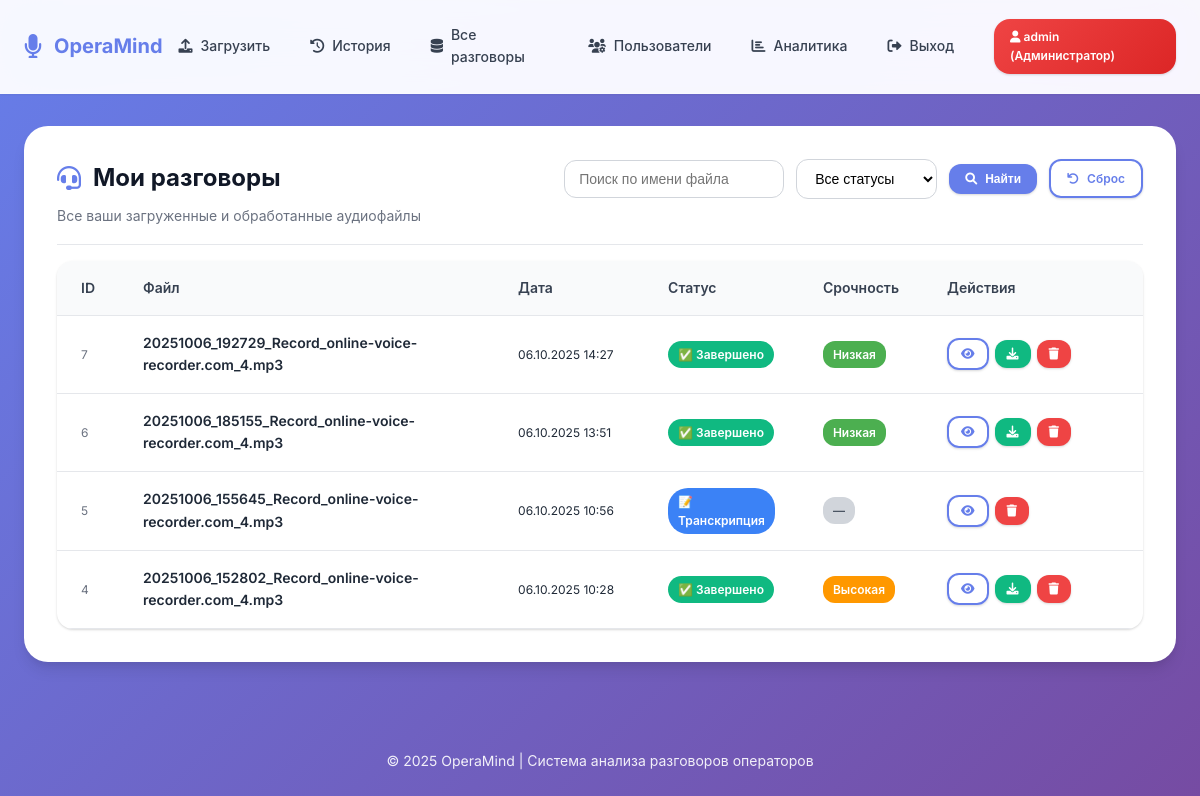
The app's page /history (signed in), older data.
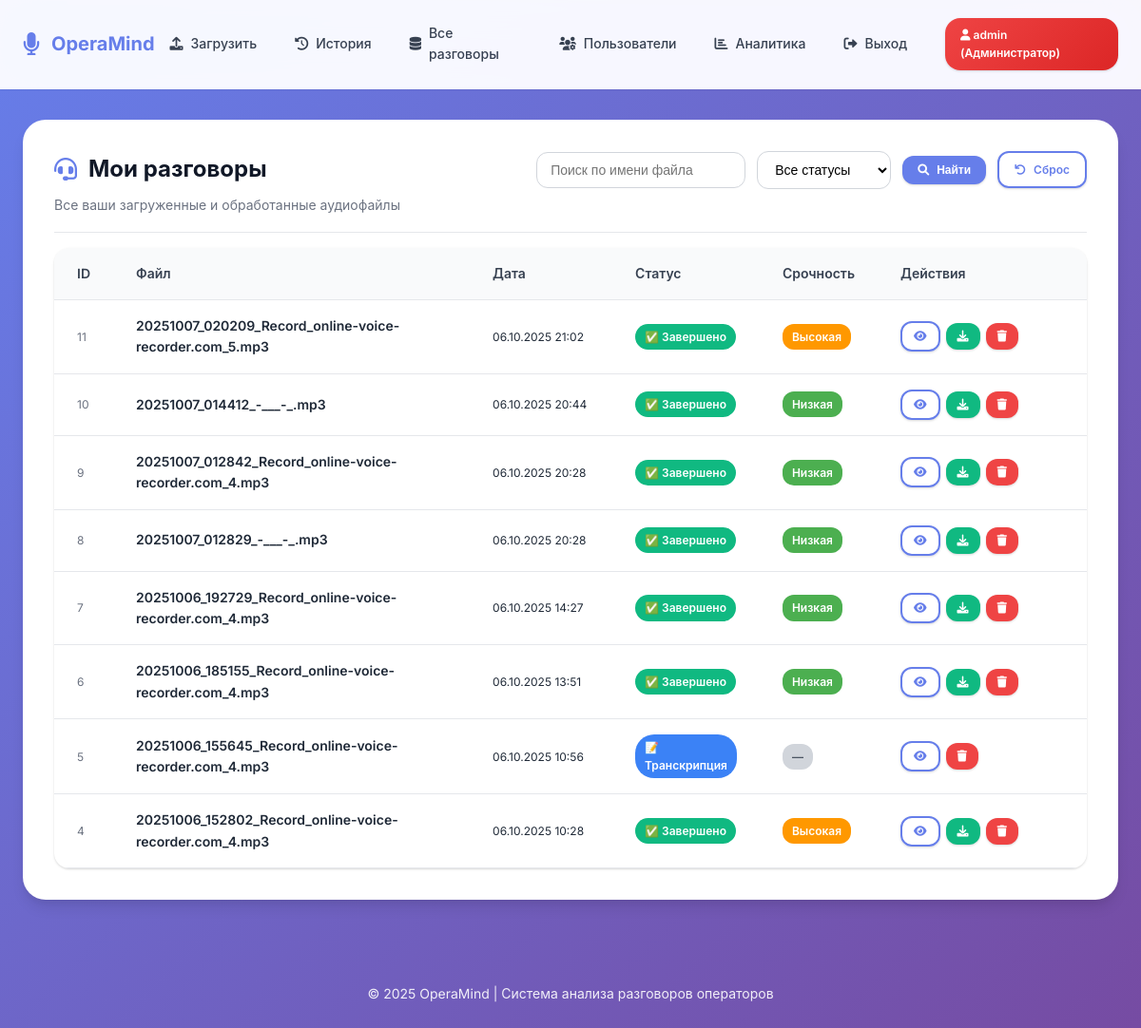
The same page, newer data.
### models.py (models this page shows, shortened)
class User(UserMixin, db.Model):
    id = db.Column(db.Integer, primary_key=True)
    username = db.Column(db.String(80), unique=True, nullable=False)
    password_hash = db.Column(db.String(200), nullable=False)
    email = db.Column(db.String(120), unique=True, nullable=True)
    created_at = db.Column(db.DateTime, default=datetime.utcnow)
    last_login = db.Column(db.DateTime)
    is_active = db.Column(db.Boolean, default=True)
    role = db.Column(db.Enum(UserRole), default=UserRole.OPERATOR, nullable=False)
    is_admin = db.Column(db.Boolean, default=False)
    full_name = db.Column(db.String(200))
    department = db.Column(db.String(100))
    phone = db.Column(db.String(20))
    conversations = db.relationship('Conversation', backref='user', lazy=True, cascade='all, delete-orphan')
    @property
    def is_administrator(self):
        return self.role == UserRole.ADMIN or self.is_admin
    @property
    def role_display(self):
        role_names = {
            UserRole.USER: "Пользователь",
            UserRole.OPERATOR: "Оператор",
            UserRole.ADMIN: "Администратор"
        }
        return role_names.get(self.role, "Неизвестно")

class Conversation(db.Model):
    id = db.Column(db.Integer, primary_key=True)
    filename = db.Column(db.String(255), nullable=False)
    filepath = db.Column(db.String(500), nullable=False)
    duration = db.Column(db.Integer)
    upload_date = db.Column(db.DateTime, default=datetime.utcnow)
    status = db.Column(db.String(50), default='pending')
    file_size = db.Column(db.Integer)
    mime_type = db.Column(db.String(100))
    user_id = db.Column(db.Integer, db.ForeignKey('user.id'), nullable=False)
    analysis = db.relationship('Analysis', backref='conversation', uselist=False, cascade='all, delete-orphan')
    @property
    def status_display(self):
        status_names = {
            'queued': '📋 В очереди',
            'pending': 'Ожидает обработки',
            'transcribing': '📝 Транскрипция',
            'analyzing': '🤖 Анализ',
            'completed': '✅ Завершено',
            'error': '❌ Ошибка'
        }
        return status_names.get(self.status, 'Неизвестно')

class Analysis(db.Model):
    id = db.Column(db.Integer, primary_key=True)
    conversation_id = db.Column(db.Integer, db.ForeignKey('conversation.id'), nullable=False)
    transcript = db.Column(db.Text)
    topic = db.Column(db.String(100))
    category = db.Column(db.String(50))
    sentiment = db.Column(db.String(50))
    urgency = db.Column(db.String(50))
    keywords = db.Column(db.Text)
    summary = db.Column(db.Text)
    detailed_analysis = db.Column(db.Text)
    operator_quality = db.Column(db.String(50))
    recommendations = db.Column(db.Text)
    quality_score = db.Column(db.Float)
    response_time_rating = db.Column(db.String(20))
    politeness_rating = db.Column(db.String(20))
    problem_solved = db.Column(db.Boolean)
    created_at = db.Column(db.DateTime, default=datetime.utcnow)
    @property
    def urgency_display(self):
        urgency_names = {
            'low': 'Низкая',
            'medium': 'Средняя',
            'high': 'Высокая',
            'critical': 'Критическая',
            'низкая': 'Низкая',
            'средняя': 'Средняя',
            'высокая': 'Высокая',
            'критическая': 'Критическая'
        }
        return urgency_names.get(self.urgency, 'Неопределено')

### app.py (the view)
@app.route('/history')
@login_required
def history():
    page = request.args.get('page', 1, type=int)
    per_page = 25
    status_filter = request.args.get('status', '')
    search_query = request.args.get('search', '')
    query = Conversation.query.filter_by(user_id=current_user.id)
    if status_filter:
        query = query.filter_by(status=status_filter)
    if search_query:
        query = query.filter(Conversation.filename.ilike(f'%{search_query}%'))
    conversations = query.order_by(Conversation.upload_date.desc()).paginate(
        page=page, per_page=per_page, error_out=False
    )
    queue_status = get_queue_status()
    return render_template('history.html', conversations=conversations, queue_status=queue_status)

### app.py (called while the page is built)
@login_manager.user_loader
def load_user(user_id):
    return db.session.get(User, int(user_id))

### queue_handler.py (called while the page is built)
def get_queue_status():
    with queue_lock:
        return {
            'queue_size': task_queue.qsize(),
            'currently_processing': queue_stats['currently_processing'],
            'total_processed': queue_stats['total_processed'],
            'total_errors': queue_stats['total_errors'],
            'workers_active': len([t for t in processing_threads if t.is_alive()])
        }

### templates/history.html (shortened to what this page needs)
{% extends 'base.html' %}
{% block content %}
<div class="card" style="animation:fadeInUp .4s ease;">
    <div class="card-header" style="display:flex;justify-content:space-between;align-items:flex-start;flex-wrap:wrap;gap:var(--space-6);margin-bottom:var(--space-4);">
        <div>
            <h2 class="card-title" style="display:flex;align-items:center;gap:var(--space-3);">
                <i class="fas fa-headset" style="color:var(--primary);"></i> Мои разговоры
            </h2>
            <div class="card-subtitle">Все ваши загруженные и обработанные аудиофайлы</div>
        </div>
        <form method="get" style="display:flex;gap:var(--space-3);flex-wrap:wrap;align-items:center;">
            <input type="text" name="search" value="{{ request.args.get('search', '') }}" placeholder="Поиск по имени файла" style="padding:10px 14px;border:1px solid var(--gray-300);border-radius:var(--radius-md);font-size:var(--font-size-sm);min-width:220px;">
            <select name="status" style="padding:10px 14px;border:1px solid var(--gray-300);border-radius:var(--radius-md);font-size:var(--font-size-sm);background:var(--white);">
                <option value="">Все статусы</option>
            </select>
            <button type="submit" class="btn btn-sm"><i class="fas fa-search"></i> Найти</button>
            <a href="{{ url_for('history') }}" class="btn btn-outline btn-sm"><i class="fas fa-undo"></i> Сброс</a>
        </form>
    </div>
    {% if conversations.items %}
    <div class="table-container" style="overflow-x:auto;">
        <table class="table" id="userHistoryTable">
            <thead>
                <tr>
                    <th style="width:60px;">ID</th>
                    <th>Файл</th>
                    <th style="width:150px;">Дата</th>
                    <th style="width:130px;">Статус</th>
                    <th style="width:120px;">Срочность</th>
                    <th style="width:220px;">Действия</th>
                </tr>
            </thead>
            <tbody>
                {% for conv in conversations.items %}
                <tr data-conversation-id="{{ conv.id }}">
                    <td style="font-size:var(--font-size-xs);color:var(--gray-500);">{{ conv.id }}</td>
                    <td style="font-weight:600;">{{ conv.filename }}</td>
                    <td style="font-size:var(--font-size-xs);white-space:nowrap;">{{ conv.upload_date.strftime('%d.%m.%Y %H:%M') }}</td>
                    <td><span class="status-chip status-{{ conv.status }}">{{ conv.status_display }}</span></td>
                    <td>
                        {% if conv.analysis %}
                            <span class="urgency-chip urgency-{{ conv.analysis.urgency or 'unknown' }}">{{ conv.analysis.urgency_display }}</span>
                        {% else %}
                            <span class="urgency-chip urgency-none">—</span>
                        {% endif %}
                    </td>
                    <td>
                        <div class="btn-group">
                            <a class="btn btn-sm btn-outline" href="{{ url_for('conversation_detail', conversation_id=conv.id) }}" title="Детали">
                                <i class="fas fa-eye"></i>
                            </a>
                            {% if conv.analysis %}
                            <a class="btn btn-sm btn-success" href="{{ url_for('download_report', conversation_id=conv.id) }}" title="Скачать отчёт">
                                <i class="fas fa-download"></i>
                            </a>
                            {% endif %}
                            <form method="POST" action="{{ url_for('delete_conversation', conversation_id=conv.id) }}" onsubmit="return confirm('Удалить разговор?');" style="display:inline;">
                                <button type="submit" class="btn btn-sm btn-danger" title="Удалить">
                                    <i class="fas fa-trash"></i>
                                </button>
                            </form>
                        </div>
                    </td>
                </tr>
                {% endfor %}
            </tbody>
        </table>
    </div>
    {% endif %}
</div>
{% endblock %}

### templates/base.html (shortened to what this page needs)
<!DOCTYPE html>
<html lang="ru">
<head>
    <link href="https://cdnjs.cloudflare.com/ajax/libs/font-awesome/6.0.0/css/all.min.css" rel="stylesheet">
</head>
<body>
    <nav class="navbar">
        <div class="container">
            <a href="{{ url_for('index') }}" class="logo">
                <i class="fas fa-microphone"></i>
                <span>OperaMind</span>
            </a>
            {% if current_user.is_authenticated %}
            <nav>
                <a href="{{ url_for('index') }}">
                    <i class="fas fa-upload"></i>
                    Загрузить
                </a>
                <a href="{{ url_for('history') }}">
                    <i class="fas fa-history"></i>
                    История
                </a>
                {% if current_user.is_administrator %}
                <a href="{{ url_for('admin.admin_history') }}">
                    <i class="fas fa-database"></i>
                    Все разговоры
                </a>
                <a href="{{ url_for('admin.admin_users') }}">
                    <i class="fas fa-users-cog"></i>
                    Пользователи
                </a>
                <a href="{{ url_for('admin_analytics') }}">
                    <i class="fas fa-chart-bar"></i>
                    Аналитика
                </a>
                {% endif %}
                <a href="{{ url_for('logout') }}">
                    <i class="fas fa-sign-out-alt"></i>
                    Выход
                </a>
                <span class="user-badge {% if current_user.is_administrator %}role-admin{% elif current_user.is_operator %}role-operator{% else %}role-user{% endif %}">
                    <i class="fas fa-user"></i>
                    {{ current_user.username }}
                    ({{ current_user.role_display }})
                </span>
            </nav>
            {% endif %}
        </div>
    </nav>
    <div class="container">
        {% block content %}{% endblock %}
    </div>
    <footer>
        <p>&copy; 2025 OperaMind | Система анализа разговоров операторов</p>
    </footer>
</body>
</html>

### templates/history.html (style rules this page uses)
.status-chip { display:inline-block; padding:4px 10px; border-radius:20px; font-size:var(--font-size-xs); font-weight:600; color:var(--white); }
.status-completed { background:var(--success); }
.status-transcribing { background:var(--info); }
.urgency-chip { display:inline-block; padding:4px 10px; border-radius:12px; font-size:var(--font-size-xs); font-weight:600; }
.urgency-низкая, .urgency-low { background:#4caf50; color:white; }
.urgency-высокая, .urgency-high { background:#ff9800; color:white; }
.urgency-none, .urgency-unknown { background:var(--gray-300); color:var(--gray-600); }

Row changes from the older to the newer data that the page shows:
added Conversation: id "11", filename "20251007_020209_Record_online-voice-recorder.com_5.mp3", upload_date "06.10.2025 21:02", status_display "✅ Завершено", analysis.urgency_display "Высокая"
added Conversation: id "10", filename "20251007_014412_-___-_.mp3", upload_date "06.10.2025 20:44", status_display "✅ Завершено", analysis.urgency_display "Низкая"
added Conversation: id "9", filename "20251007_012842_Record_online-voice-recorder.com_4.mp3", upload_date "06.10.2025 20:28", status_display "✅ Завершено", analysis.urgency_display "Низкая"
added Conversation: id "8", filename "20251007_012829_-___-_.mp3", upload_date "06.10.2025 20:28", status_display "✅ Завершено", analysis.urgency_display "Низкая"
